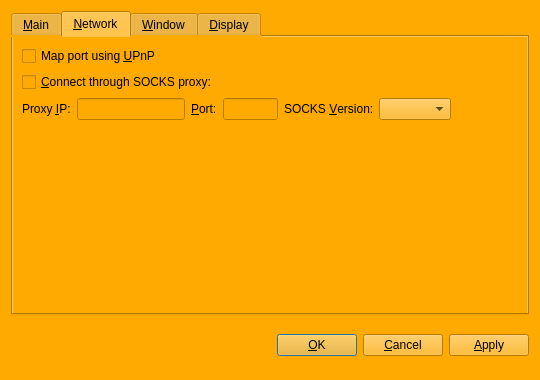
<?xml version="1.0" encoding="UTF-8"?>
<ui version="4.0">
 <class>OptionsDialog</class>
 <widget class="QDialog" name="OptionsDialog">
  <property name="geometry">
   <rect>
    <x>0</x>
    <y>0</y>
    <width>540</width>
    <height>380</height>
   </rect>
  </property>
  <property name="palette">
   <palette>
    <active>
     <colorrole role="WindowText">
      <brush brushstyle="SolidPattern">
       <color alpha="255">
        <red>0</red>
        <green>0</green>
        <blue>0</blue>
       </color>
      </brush>
     </colorrole>
     <colorrole role="Button">
      <brush brushstyle="SolidPattern">
       <color alpha="255">
        <red>255</red>
        <green>170</green>
        <blue>0</blue>
       </color>
      </brush>
     </colorrole>
     <colorrole role="Light">
      <brush brushstyle="SolidPattern">
       <color alpha="255">
        <red>255</red>
        <green>213</green>
        <blue>127</blue>
       </color>
      </brush>
     </colorrole>
     <colorrole role="Midlight">
      <brush brushstyle="SolidPattern">
       <color alpha="255">
        <red>255</red>
        <green>191</green>
        <blue>63</blue>
       </color>
      </brush>
     </colorrole>
     <colorrole role="Dark">
      <brush brushstyle="SolidPattern">
       <color alpha="255">
        <red>127</red>
        <green>85</green>
        <blue>0</blue>
       </color>
      </brush>
     </colorrole>
     <colorrole role="Mid">
      <brush brushstyle="SolidPattern">
       <color alpha="255">
        <red>170</red>
        <green>113</green>
        <blue>0</blue>
       </color>
      </brush>
     </colorrole>
     <colorrole role="Text">
      <brush brushstyle="SolidPattern">
       <color alpha="255">
        <red>0</red>
        <green>0</green>
        <blue>0</blue>
       </color>
      </brush>
     </colorrole>
     <colorrole role="BrightText">
      <brush brushstyle="SolidPattern">
       <color alpha="255">
        <red>255</red>
        <green>255</green>
        <blue>255</blue>
       </color>
      </brush>
     </colorrole>
     <colorrole role="ButtonText">
      <brush brushstyle="SolidPattern">
       <color alpha="255">
        <red>0</red>
        <green>0</green>
        <blue>0</blue>
       </color>
      </brush>
     </colorrole>
     <colorrole role="Base">
      <brush brushstyle="SolidPattern">
       <color alpha="255">
        <red>255</red>
        <green>255</green>
        <blue>255</blue>
       </color>
      </brush>
     </colorrole>
     <colorrole role="Window">
      <brush brushstyle="SolidPattern">
       <color alpha="255">
        <red>255</red>
        <green>170</green>
        <blue>0</blue>
       </color>
      </brush>
     </colorrole>
     <colorrole role="Shadow">
      <brush brushstyle="SolidPattern">
       <color alpha="255">
        <red>0</red>
        <green>0</green>
        <blue>0</blue>
       </color>
      </brush>
     </colorrole>
     <colorrole role="AlternateBase">
      <brush brushstyle="SolidPattern">
       <color alpha="255">
        <red>255</red>
        <green>212</green>
        <blue>127</blue>
       </color>
      </brush>
     </colorrole>
     <colorrole role="ToolTipBase">
      <brush brushstyle="SolidPattern">
       <color alpha="255">
        <red>255</red>
        <green>255</green>
        <blue>220</blue>
       </color>
      </brush>
     </colorrole>
     <colorrole role="ToolTipText">
      <brush brushstyle="SolidPattern">
       <color alpha="255">
        <red>0</red>
        <green>0</green>
        <blue>0</blue>
       </color>
      </brush>
     </colorrole>
    </active>
    <inactive>
     <colorrole role="WindowText">
      <brush brushstyle="SolidPattern">
       <color alpha="255">
        <red>0</red>
        <green>0</green>
        <blue>0</blue>
       </color>
      </brush>
     </colorrole>
     <colorrole role="Button">
      <brush brushstyle="SolidPattern">
       <color alpha="255">
        <red>255</red>
        <green>170</green>
        <blue>0</blue>
       </color>
      </brush>
     </colorrole>
     <colorrole role="Light">
      <brush brushstyle="SolidPattern">
       <color alpha="255">
        <red>255</red>
        <green>213</green>
        <blue>127</blue>
       </color>
      </brush>
     </colorrole>
     <colorrole role="Midlight">
      <brush brushstyle="SolidPattern">
       <color alpha="255">
        <red>255</red>
        <green>191</green>
        <blue>63</blue>
       </color>
      </brush>
     </colorrole>
     <colorrole role="Dark">
      <brush brushstyle="SolidPattern">
       <color alpha="255">
        <red>127</red>
        <green>85</green>
        <blue>0</blue>
       </color>
      </brush>
     </colorrole>
     <colorrole role="Mid">
      <brush brushstyle="SolidPattern">
       <color alpha="255">
        <red>170</red>
        <green>113</green>
        <blue>0</blue>
       </color>
      </brush>
     </colorrole>
     <colorrole role="Text">
      <brush brushstyle="SolidPattern">
       <color alpha="255">
        <red>0</red>
        <green>0</green>
        <blue>0</blue>
       </color>
      </brush>
     </colorrole>
     <colorrole role="BrightText">
      <brush brushstyle="SolidPattern">
       <color alpha="255">
        <red>255</red>
        <green>255</green>
        <blue>255</blue>
       </color>
      </brush>
     </colorrole>
     <colorrole role="ButtonText">
      <brush brushstyle="SolidPattern">
       <color alpha="255">
        <red>0</red>
        <green>0</green>
        <blue>0</blue>
       </color>
      </brush>
     </colorrole>
     <colorrole role="Base">
      <brush brushstyle="SolidPattern">
       <color alpha="255">
        <red>255</red>
        <green>255</green>
        <blue>255</blue>
       </color>
      </brush>
     </colorrole>
     <colorrole role="Window">
      <brush brushstyle="SolidPattern">
       <color alpha="255">
        <red>255</red>
        <green>170</green>
        <blue>0</blue>
       </color>
      </brush>
     </colorrole>
     <colorrole role="Shadow">
      <brush brushstyle="SolidPattern">
       <color alpha="255">
        <red>0</red>
        <green>0</green>
        <blue>0</blue>
       </color>
      </brush>
     </colorrole>
     <colorrole role="AlternateBase">
      <brush brushstyle="SolidPattern">
       <color alpha="255">
        <red>255</red>
        <green>212</green>
        <blue>127</blue>
       </color>
      </brush>
     </colorrole>
     <colorrole role="ToolTipBase">
      <brush brushstyle="SolidPattern">
       <color alpha="255">
        <red>255</red>
        <green>255</green>
        <blue>220</blue>
       </color>
      </brush>
     </colorrole>
     <colorrole role="ToolTipText">
      <brush brushstyle="SolidPattern">
       <color alpha="255">
        <red>0</red>
        <green>0</green>
        <blue>0</blue>
       </color>
      </brush>
     </colorrole>
    </inactive>
    <disabled>
     <colorrole role="WindowText">
      <brush brushstyle="SolidPattern">
       <color alpha="255">
        <red>127</red>
        <green>85</green>
        <blue>0</blue>
       </color>
      </brush>
     </colorrole>
     <colorrole role="Button">
      <brush brushstyle="SolidPattern">
       <color alpha="255">
        <red>255</red>
        <green>170</green>
        <blue>0</blue>
       </color>
      </brush>
     </colorrole>
     <colorrole role="Light">
      <brush brushstyle="SolidPattern">
       <color alpha="255">
        <red>255</red>
        <green>213</green>
        <blue>127</blue>
       </color>
      </brush>
     </colorrole>
     <colorrole role="Midlight">
      <brush brushstyle="SolidPattern">
       <color alpha="255">
        <red>255</red>
        <green>191</green>
        <blue>63</blue>
       </color>
      </brush>
     </colorrole>
     <colorrole role="Dark">
      <brush brushstyle="SolidPattern">
       <color alpha="255">
        <red>127</red>
        <green>85</green>
        <blue>0</blue>
       </color>
      </brush>
     </colorrole>
     <colorrole role="Mid">
      <brush brushstyle="SolidPattern">
       <color alpha="255">
        <red>170</red>
        <green>113</green>
        <blue>0</blue>
       </color>
      </brush>
     </colorrole>
     <colorrole role="Text">
      <brush brushstyle="SolidPattern">
       <color alpha="255">
        <red>127</red>
        <green>85</green>
        <blue>0</blue>
       </color>
      </brush>
     </colorrole>
     <colorrole role="BrightText">
      <brush brushstyle="SolidPattern">
       <color alpha="255">
        <red>255</red>
        <green>255</green>
        <blue>255</blue>
       </color>
      </brush>
     </colorrole>
     <colorrole role="ButtonText">
      <brush brushstyle="SolidPattern">
       <color alpha="255">
        <red>127</red>
        <green>85</green>
        <blue>0</blue>
       </color>
      </brush>
     </colorrole>
     <colorrole role="Base">
      <brush brushstyle="SolidPattern">
       <color alpha="255">
        <red>255</red>
        <green>170</green>
        <blue>0</blue>
       </color>
      </brush>
     </colorrole>
     <colorrole role="Window">
      <brush brushstyle="SolidPattern">
       <color alpha="255">
        <red>255</red>
        <green>170</green>
        <blue>0</blue>
       </color>
      </brush>
     </colorrole>
     <colorrole role="Shadow">
      <brush brushstyle="SolidPattern">
       <color alpha="255">
        <red>0</red>
        <green>0</green>
        <blue>0</blue>
       </color>
      </brush>
     </colorrole>
     <colorrole role="AlternateBase">
      <brush brushstyle="SolidPattern">
       <color alpha="255">
        <red>255</red>
        <green>170</green>
        <blue>0</blue>
       </color>
      </brush>
     </colorrole>
     <colorrole role="ToolTipBase">
      <brush brushstyle="SolidPattern">
       <color alpha="255">
        <red>255</red>
        <green>255</green>
        <blue>220</blue>
       </color>
      </brush>
     </colorrole>
     <colorrole role="ToolTipText">
      <brush brushstyle="SolidPattern">
       <color alpha="255">
        <red>0</red>
        <green>0</green>
        <blue>0</blue>
       </color>
      </brush>
     </colorrole>
    </disabled>
   </palette>
  </property>
  <property name="windowTitle">
   <string>Options</string>
  </property>
  <property name="modal">
   <bool>true</bool>
  </property>
  <layout class="QVBoxLayout" name="verticalLayout">
   <item>
    <widget class="QTabWidget" name="tabWidget">
     <property name="styleSheet">
      <string notr="true">background-color: rgb(255, 170, 0);</string>
     </property>
     <property name="tabPosition">
      <enum>QTabWidget::North</enum>
     </property>
     <property name="currentIndex">
      <number>1</number>
     </property>
     <widget class="QWidget" name="tabMain">
      <attribute name="title">
       <string>&amp;Main</string>
      </attribute>
      <layout class="QVBoxLayout" name="verticalLayout_Main">
       <item>
        <widget class="QLabel" name="transactionFeeInfoLabel">
         <property name="text">
          <string>Optional transaction fee per kB that helps make sure your transactions are processed quickly. Most transactions are 1 kB. Fee 5.00 recommended.</string>
         </property>
         <property name="textFormat">
          <enum>Qt::PlainText</enum>
         </property>
         <property name="wordWrap">
          <bool>true</bool>
         </property>
        </widget>
       </item>
       <item>
        <layout class="QHBoxLayout" name="horizontalLayoutFee">
         <item>
          <widget class="QLabel" name="transactionFeeLabel">
           <property name="text">
            <string>Pay transaction &amp;fee</string>
           </property>
           <property name="textFormat">
            <enum>Qt::PlainText</enum>
           </property>
           <property name="buddy">
            <cstring>transactionFee</cstring>
           </property>
          </widget>
         </item>
         <item>
          <widget class="BitcoinAmountField" name="transactionFee"/>
         </item>
         <item>
          <spacer name="horizontalSpacerFee">
           <property name="orientation">
            <enum>Qt::Horizontal</enum>
           </property>
           <property name="sizeHint" stdset="0">
            <size>
             <width>40</width>
             <height>20</height>
            </size>
           </property>
          </spacer>
         </item>
        </layout>
       </item>
       <item>
        <widget class="QLabel" name="reserveBalanceInfoLabel">
         <property name="text">
          <string>Reserved amount does not participate in staking and is therefore spendable at any time.</string>
         </property>
         <property name="textFormat">
          <enum>Qt::PlainText</enum>
         </property>
         <property name="wordWrap">
          <bool>true</bool>
         </property>
        </widget>
       </item>
       <item>
        <layout class="QHBoxLayout" name="horizontalLayoutReserveBalance">
         <item>
          <widget class="QLabel" name="reserveBalanceLabel">
           <property name="text">
            <string>Reserve</string>
           </property>
           <property name="textFormat">
            <enum>Qt::PlainText</enum>
           </property>
           <property name="buddy">
            <cstring>reserveBalance</cstring>
           </property>
          </widget>
         </item>
         <item>
          <widget class="BitcoinAmountField" name="reserveBalance"/>
         </item>
         <item>
          <spacer name="horizontalSpacerReserveBalance">
           <property name="orientation">
            <enum>Qt::Horizontal</enum>
           </property>
           <property name="sizeHint" stdset="0">
            <size>
             <width>40</width>
             <height>20</height>
            </size>
           </property>
          </spacer>
         </item>
        </layout>
       </item>
       <item>
        <widget class="QCheckBox" name="bitcoinAtStartup">
         <property name="toolTip">
          <string>Automatically start BitBoSS after logging in to the system.</string>
         </property>
         <property name="text">
          <string>&amp;Start BitBoSS on system login</string>
         </property>
        </widget>
       </item>
       <item>
        <widget class="QCheckBox" name="detachDatabases">
         <property name="toolTip">
          <string>Detach block and address databases at shutdown. This means they can be moved to another data directory, but it slows down shutdown. The wallet is always detached.</string>
         </property>
         <property name="text">
          <string>&amp;Detach databases at shutdown</string>
         </property>
        </widget>
       </item>
       <item>
        <spacer name="verticalSpacer_Main">
         <property name="orientation">
          <enum>Qt::Vertical</enum>
         </property>
         <property name="sizeHint" stdset="0">
          <size>
           <width>20</width>
           <height>40</height>
          </size>
         </property>
        </spacer>
       </item>
      </layout>
     </widget>
     <widget class="QWidget" name="tabNetwork">
      <attribute name="title">
       <string>&amp;Network</string>
      </attribute>
      <layout class="QVBoxLayout" name="verticalLayout_Network">
       <item>
        <widget class="QCheckBox" name="mapPortUpnp">
         <property name="toolTip">
          <string>Automatically open the BitBoSS client port on the router. This only works when your router supports UPnP and it is enabled.</string>
         </property>
         <property name="text">
          <string>Map port using &amp;UPnP</string>
         </property>
        </widget>
       </item>
       <item>
        <widget class="QCheckBox" name="connectSocks">
         <property name="toolTip">
          <string>Connect to the BitBoSS network through a SOCKS proxy (e.g. when connecting through Tor).</string>
         </property>
         <property name="text">
          <string>&amp;Connect through SOCKS proxy:</string>
         </property>
        </widget>
       </item>
       <item>
        <layout class="QHBoxLayout" name="horizontalLayout_Network">
         <item>
          <widget class="QLabel" name="proxyIpLabel">
           <property name="text">
            <string>Proxy &amp;IP:</string>
           </property>
           <property name="textFormat">
            <enum>Qt::PlainText</enum>
           </property>
           <property name="buddy">
            <cstring>proxyIp</cstring>
           </property>
          </widget>
         </item>
         <item>
          <widget class="QValidatedLineEdit" name="proxyIp">
           <property name="maximumSize">
            <size>
             <width>140</width>
             <height>16777215</height>
            </size>
           </property>
           <property name="toolTip">
            <string>IP address of the proxy (e.g. 127.0.0.1)</string>
           </property>
          </widget>
         </item>
         <item>
          <widget class="QLabel" name="proxyPortLabel">
           <property name="text">
            <string>&amp;Port:</string>
           </property>
           <property name="textFormat">
            <enum>Qt::PlainText</enum>
           </property>
           <property name="buddy">
            <cstring>proxyPort</cstring>
           </property>
          </widget>
         </item>
         <item>
          <widget class="QLineEdit" name="proxyPort">
           <property name="maximumSize">
            <size>
             <width>55</width>
             <height>16777215</height>
            </size>
           </property>
           <property name="toolTip">
            <string>Port of the proxy (e.g. 9050)</string>
           </property>
          </widget>
         </item>
         <item>
          <widget class="QLabel" name="socksVersionLabel">
           <property name="text">
            <string>SOCKS &amp;Version:</string>
           </property>
           <property name="textFormat">
            <enum>Qt::PlainText</enum>
           </property>
           <property name="buddy">
            <cstring>socksVersion</cstring>
           </property>
          </widget>
         </item>
         <item>
          <widget class="QValueComboBox" name="socksVersion">
           <property name="toolTip">
            <string>SOCKS version of the proxy (e.g. 5)</string>
           </property>
          </widget>
         </item>
         <item>
          <spacer name="horizontalSpacer_Network">
           <property name="orientation">
            <enum>Qt::Horizontal</enum>
           </property>
           <property name="sizeHint" stdset="0">
            <size>
             <width>40</width>
             <height>20</height>
            </size>
           </property>
          </spacer>
         </item>
        </layout>
       </item>
       <item>
        <spacer name="verticalSpacer_Network">
         <property name="orientation">
          <enum>Qt::Vertical</enum>
         </property>
         <property name="sizeHint" stdset="0">
          <size>
           <width>20</width>
           <height>40</height>
          </size>
         </property>
        </spacer>
       </item>
      </layout>
     </widget>
     <widget class="QWidget" name="tabWindow">
      <attribute name="title">
       <string>&amp;Window</string>
      </attribute>
      <layout class="QVBoxLayout" name="verticalLayout_Window">
       <item>
        <widget class="QCheckBox" name="minimizeToTray">
         <property name="toolTip">
          <string>Show only a tray icon after minimizing the window.</string>
         </property>
         <property name="text">
          <string>&amp;Minimize to the tray instead of the taskbar</string>
         </property>
        </widget>
       </item>
       <item>
        <widget class="QCheckBox" name="minimizeOnClose">
         <property name="toolTip">
          <string>Minimize instead of exit the application when the window is closed. When this option is enabled, the application will be closed only after selecting Quit in the menu.</string>
         </property>
         <property name="text">
          <string>M&amp;inimize on close</string>
         </property>
        </widget>
       </item>
       <item>
        <spacer name="verticalSpacer_Window">
         <property name="orientation">
          <enum>Qt::Vertical</enum>
         </property>
         <property name="sizeHint" stdset="0">
          <size>
           <width>20</width>
           <height>40</height>
          </size>
         </property>
        </spacer>
       </item>
      </layout>
     </widget>
     <widget class="QWidget" name="tabDisplay">
      <attribute name="title">
       <string>&amp;Display</string>
      </attribute>
      <layout class="QVBoxLayout" name="verticalLayout_Display">
       <item>
        <layout class="QHBoxLayout" name="horizontalLayout_1_Display">
         <item>
          <widget class="QLabel" name="langLabel">
           <property name="text">
            <string>User Interface &amp;language:</string>
           </property>
           <property name="textFormat">
            <enum>Qt::PlainText</enum>
           </property>
           <property name="buddy">
            <cstring>lang</cstring>
           </property>
          </widget>
         </item>
         <item>
          <widget class="QValueComboBox" name="lang">
           <property name="toolTip">
            <string>The user interface language can be set here. This setting will take effect after restarting BitBoSS.</string>
           </property>
          </widget>
         </item>
        </layout>
       </item>
       <item>
        <layout class="QHBoxLayout" name="horizontalLayout_2_Display">
         <item>
          <widget class="QLabel" name="unitLabel">
           <property name="text">
            <string>&amp;Unit to show amounts in:</string>
           </property>
           <property name="textFormat">
            <enum>Qt::PlainText</enum>
           </property>
           <property name="buddy">
            <cstring>unit</cstring>
           </property>
          </widget>
         </item>
         <item>
          <widget class="QValueComboBox" name="unit">
           <property name="toolTip">
            <string>Choose the default subdivision unit to show in the interface and when sending coins.</string>
           </property>
          </widget>
         </item>
        </layout>
       </item>
       <item>
        <widget class="QCheckBox" name="displayAddresses">
         <property name="toolTip">
          <string>Whether to show BitBoSS addresses in the transaction list or not.</string>
         </property>
         <property name="text">
          <string>&amp;Display addresses in transaction list</string>
         </property>
        </widget>
       </item>
       <item>
        <widget class="QCheckBox" name="coinControlFeatures">
         <property name="toolTip">
          <string>Whether to show coin control features or not.</string>
         </property>
         <property name="text">
          <string>Display coin &amp;control features (experts only!)</string>
         </property>
        </widget>
       </item>
       <item>
        <spacer name="verticalSpacer_Display">
         <property name="orientation">
          <enum>Qt::Vertical</enum>
         </property>
         <property name="sizeHint" stdset="0">
          <size>
           <width>20</width>
           <height>40</height>
          </size>
         </property>
        </spacer>
       </item>
      </layout>
     </widget>
    </widget>
   </item>
   <item>
    <layout class="QHBoxLayout" name="horizontalLayout_Buttons">
     <item>
      <spacer name="horizontalSpacer_1">
       <property name="orientation">
        <enum>Qt::Horizontal</enum>
       </property>
       <property name="sizeHint" stdset="0">
        <size>
         <width>40</width>
         <height>48</height>
        </size>
       </property>
      </spacer>
     </item>
     <item>
      <widget class="QLabel" name="statusLabel">
       <property name="font">
        <font>
         <weight>75</weight>
         <bold>true</bold>
        </font>
       </property>
       <property name="text">
        <string/>
       </property>
       <property name="textFormat">
        <enum>Qt::PlainText</enum>
       </property>
       <property name="wordWrap">
        <bool>true</bool>
       </property>
      </widget>
     </item>
     <item>
      <spacer name="horizontalSpacer_2">
       <property name="orientation">
        <enum>Qt::Horizontal</enum>
       </property>
       <property name="sizeHint" stdset="0">
        <size>
         <width>40</width>
         <height>48</height>
        </size>
       </property>
      </spacer>
     </item>
     <item>
      <widget class="QPushButton" name="okButton">
       <property name="text">
        <string>&amp;OK</string>
       </property>
      </widget>
     </item>
     <item>
      <widget class="QPushButton" name="cancelButton">
       <property name="text">
        <string>&amp;Cancel</string>
       </property>
       <property name="autoDefault">
        <bool>false</bool>
       </property>
      </widget>
     </item>
     <item>
      <widget class="QPushButton" name="applyButton">
       <property name="text">
        <string>&amp;Apply</string>
       </property>
       <property name="autoDefault">
        <bool>false</bool>
       </property>
      </widget>
     </item>
    </layout>
   </item>
  </layout>
 </widget>
 <customwidgets>
  <customwidget>
   <class>BitcoinAmountField</class>
   <extends>QSpinBox</extends>
   <header>bitcoinamountfield.h</header>
   <container>1</container>
  </customwidget>
  <customwidget>
   <class>QValidatedLineEdit</class>
   <extends>QLineEdit</extends>
   <header>qvalidatedlineedit.h</header>
  </customwidget>
  <customwidget>
   <class>QValueComboBox</class>
   <extends>QComboBox</extends>
   <header>qvaluecombobox.h</header>
  </customwidget>
 </customwidgets>
 <resources/>
 <connections/>
</ui>
